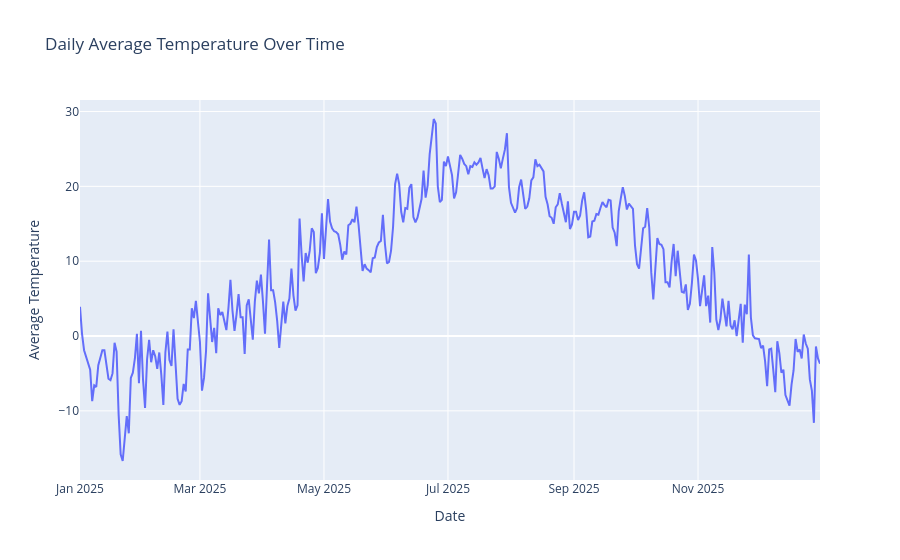

The cell this chart's notebook holds for it:
### Code cell
fig = px.line(
    weather_daily,
    x='date',
    y='temperature_2m_min',
    title='Daily Average Temperature Over Time',
    markers=False
)

fig.update_layout(
    xaxis_title='Date',
    yaxis_title='Average Temperature',
    hovermode='x unified'
)

fig.show()

### Figure 1 — Plotly figure (JSON) as saved in the notebook; plotly's stock layout.template omitted (floating-point values rounded to 4 significant figures; data arrays with more than 128 entries replaced by an {"elided": "..."} marker saying what was removed)
{"data": [{"hovertemplate": "date=%{x}<br>temperature_2m_min=%{y}<extra></extra>", "legendgroup": "", "line": {"color": "#636efa", "dash": "solid"}, "marker": {"symbol": "circle"}, "mode": "lines", "name": "", "orientation": "v", "showlegend": false, "type": "scatter", "x": {"elided": "365 str values"}, "xaxis": "x", "y": {"elided": "365 float values"}, "yaxis": "y"}], "layout": {"hovermode": "x unified", "legend": {"tracegroupgap": 0}, "title": {"text": "Daily Average Temperature Over Time"}, "xaxis": {"anchor": "y", "domain": [0, 1], "title": {"text": "Date"}}, "yaxis": {"anchor": "x", "domain": [0, 1], "title": {"text": "Average Temperature"}}}}
